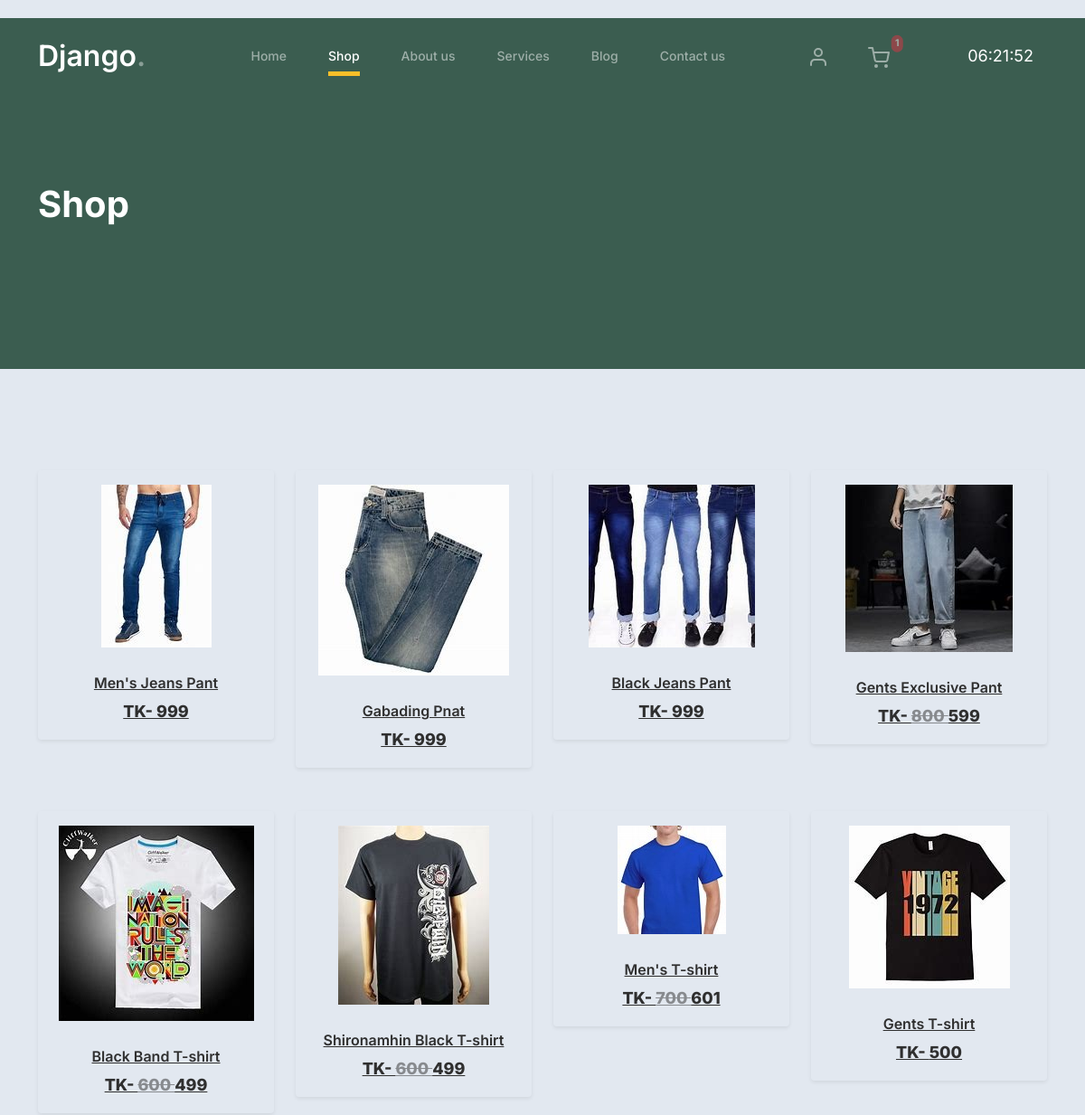
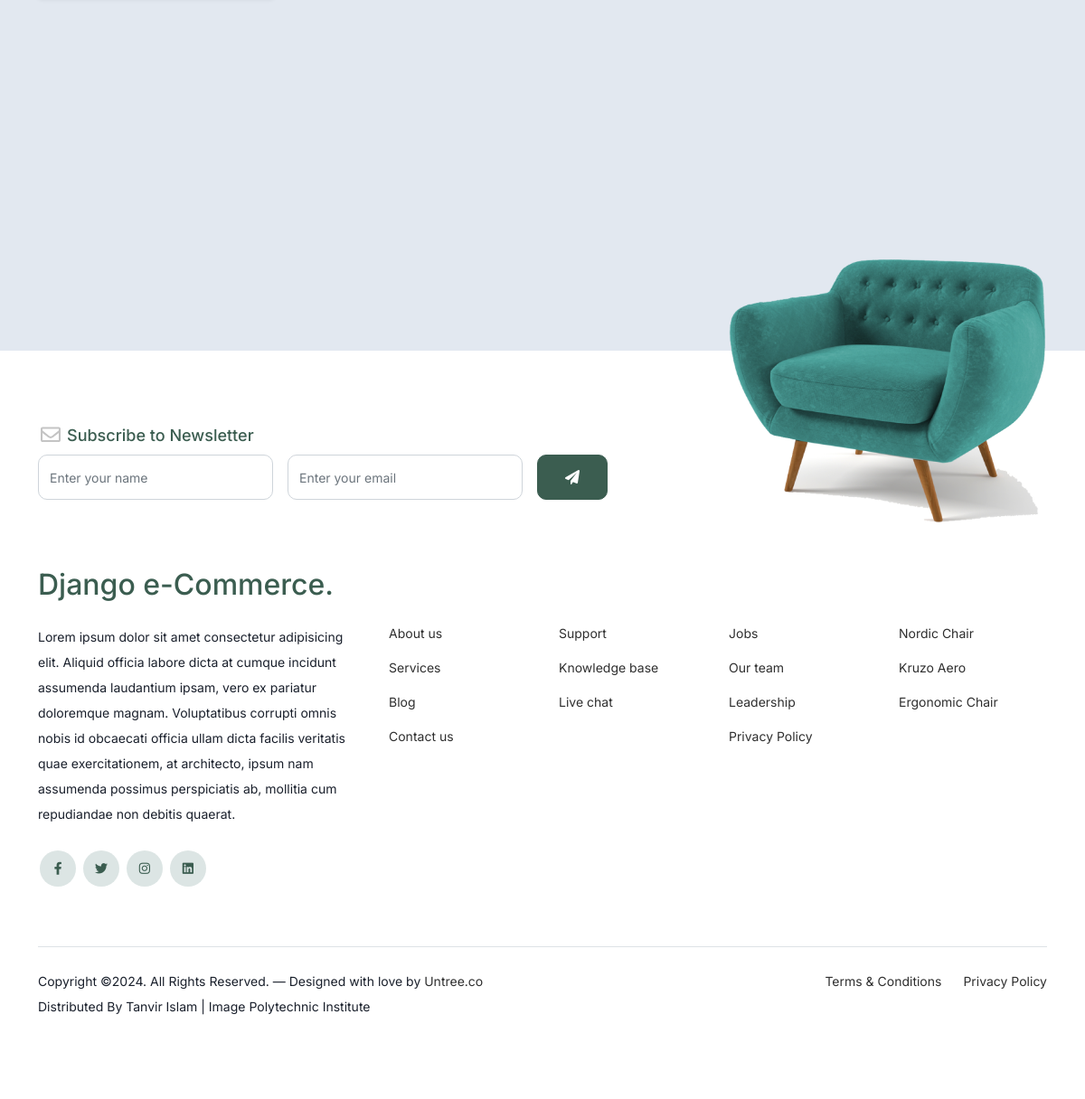
Page /products/shop/ (signed in) on the committed database (2 pictures, top to bottom).
### account/models.py (models this page shows)
class Profile(BaseModel):
    user = models.OneToOneField(User, on_delete=models.CASCADE, related_name='profile')
    is_email_verified = models.BooleanField(default=False)
    email_token = models.CharField(max_length=100, null=True, blank=True)
    profile_image = models.ImageField(upload_to='Profiles')
    def get_cart_counter(self):
        return CartItems.objects.filter(cart__is_paid=False, cart__user=self.user).count()

### product/models.py (models this page shows, shortened)
class Products(BaseModel):
    product_name = models.CharField(max_length=100)
    product_category = models.ForeignKey(Category, on_delete=models.CASCADE, related_name='products')
    product_price = models.IntegerField()
    product_description = models.TextField()
    slug = models.SlugField(unique=True, null=True, blank=True)
    color_variant = models.ManyToManyField(ColorVariants, blank=True)
    size_variant = models.ManyToManyField(SizeVariants, blank=True)
    product_manual_discount = models.IntegerField(default=0, blank=True, null=True)
    discount_price = models.IntegerField(null=True, blank=True)

class ProductImage(BaseModel):
    product = models.ForeignKey(Products, on_delete=models.CASCADE, related_name='product_images')
    images = models.ImageField(upload_to='Products')

### product/views.py (the view)
# urls.py: path('products/', include('product.urls')),
def product(request):
    products = Products.objects.all().order_by('-create_at')
    menual_dis = []
    for product in products:
        menual_dis.append(product.product_manual_discount)
    page = 'Shop | Django e-Com'
    context = {
        'page': page,
        'products':products,
        'products':products,
    }
    return render(request, 'product/product.html', context=context)

### templates/product/product.html (shortened to what this page needs)
{% extends "base/base.html" %}
{% load static %}
{% block start %}
        <div class="hero">
            <div class="container">
                <div class="row justify-content-between">
                    <div class="col-lg-5">
                        <div class="intro-excerpt">
                            <h1>Shop</h1>
                        </div>
                    </div>
                    <div class="col-lg-7">
                    </div>
                </div>
            </div>
        </div>
    <div class="untree_co-section product-section before-footer-section">
        <div class="container">
              <div class="row">
                  {% for product in products %}
                  <div class=" col-12 h-50 col-md-4 col-lg-3 mb-5 mb-md-0">
                      <div class="shadow-sm p-3 mb-5 rounded product-item">
                          <div class="overflow-hidden">
                                <a href="{% url 'detail' product.slug %}">
                                  <img style="max-height: 300px;" src="/media/{{ product.product_images.first.images }}" class="img-fluid product-thumbnail bg-removal" alt="{{ product.name }}">
                                  <h3 class="product-title">{{ product.product_name }}</h3>
                                  <strong class="fw-light">
                                    TK-
                                    {% if product.discount_price %}
                                       <del style="opacity: 50%;"> {{ product.product_price }} </del> {{ product.discount_price }}
                                    {% else %}
                                        {{ product.product_price }}
                                    {% endif %}
                                </strong>
                              </a>
                          </div>
                      </div>
                  </div>
                  {% endfor %}
              </div>
        </div>
    </div>
{% endblock %}

### templates/base/base.html (shortened to what this page needs)
{% load static %}
<!doctype html>
<html lang="en">
<head>
		<link href="{% static 'css/bootstrap.min.css' %}" rel="stylesheet">
		<link href="https://cdnjs.cloudflare.com/ajax/libs/font-awesome/6.0.0-beta3/css/all.min.css" rel="stylesheet">
		<link href="{% static 'css/tiny-slider.css' %}" rel="stylesheet">
		<link href="{% static 'css/style.css' %}" rel="stylesheet">
		<link href="{% static 'css/login.css' %}" rel="stylesheet">
    <link rel="stylesheet" href="{% static 'css/detail.css' %}">
    <link rel="stylesheet" href="{% static 'css/profile.css' %}">
    <link rel="stylesheet" href="{% static 'css/cart.css' %}">
	</head>
	<body>
		<nav class="custom-navbar navbar navbar navbar-expand-md navbar-dark bg-dark" arial-label="Django navigation bar">
			<div class="container">
				<a class="navbar-brand" href="{% url 'home' %}">Django<span>.</span></a>
        <div class="collapse navbar-collapse" id="navbarsFurni">
          <ul class="custom-navbar-nav navbar-nav ms-auto mb-2 mb-md-0">
              <li class="nav-item {% if request.path == '/' %}active{% endif %}">
                <a class="nav-link" href="{% url 'home' %}">Home</a>
              </li>
              <li class="nav-item {% if '/shop/' in request.path %}active{% endif %}">
                  <a class="nav-link" href="{% url 'product' %}">Shop</a>
              </li>
              <li class="nav-item {% if '/about-us/' in request.path %}active{% endif %}">
                  <a class="nav-link" href="{% url 'about' %}">About us</a>
              </li>
              <li class="nav-item {% if '/services/' in request.path %}active{% endif %}">
                  <a class="nav-link" href="{% url 'services' %}">Services</a>
              </li>
              <li class="nav-item {% if '/blog/' in request.path %}active{% endif %}">
                  <a class="nav-link" href="{% url 'blog' %}">Blog</a>
              </li>
              <li class="nav-item {% if '/contact-us/' in request.path %}active{% endif %}">
                <a class="nav-link" href="{% url 'contact' %}">Contact us</a>
            </li>
          </ul>
          <ul class="custom-navbar-nav navbar-nav mb-2 mb-md-0 ms-5">
            {% if user.is_authenticated %}
              {% if user.is_superuser %}
                  <li class="nav-item">
                      <a class="nav-link" href="{% url 'admin:index' %}">
                        <i style="font-size: 50px;" class="fa-brands fa-cpanel"></i>
                      </a>
                  </li>
              {% else %}
                  <li class="nav-item {% if '/profile/' in request.path or '/sign-up/' in request.path %}active{% endif %}">
                      <a class="nav-link" href="{% url 'profile' %}">
                          <img src="{% static 'images/user.svg' %}">
                      </a>
                  </li>
              {% endif %}
          {% else %}
              <li class="nav-item">
                  <a class="nav-link" href="{% url 'login' %}">
                    <img src="{% static 'images/user.svg' %}">
                  </a>
              </li>
          {% endif %}
              <li class="nav-item {% if '/show-cart/' in request.path %}active{% endif %}">
                  <a class="nav-link" href="{% url 'cart' %}">
                    <img src="{% static 'images/cart.svg' %}">
                    {% if request.user.profile.get_cart_counter %}
                    <span style="" class="position-absolute top-5 start-100 translate-middle badge p-1 bg-danger rounded-pill"> {{request.user.profile.get_cart_counter}} </span>
                    {% endif %}
                  </a>
              </li>
          </ul>
            <ul class="custom-navbar-nav navbar-nav mb-2 mb-md-0 ms-5">
                <li class="nav-item">
                    <div id="clock" style="color:white;font-size:18px;">
                    </div>
                </li>
            </ul>
      </div>
		</nav>
{% block start %}{% endblock %}
<footer class="footer-section" style="margin-top: 150px;">
  <div class="container relative">
    <div class="sofa-img">
      <img src="{% static 'images/sofa.png' %}" alt="Image" class="img-fluid">
    </div>
    <div class="row">
      <div class="col-lg-8">
        <div class="subscription-form">
          <h3 class="d-flex align-items-center"><span class="me-1"><img src="{% static 'images/envelope-outline.svg' %}" alt="Image" class="img-fluid"></span><span>Subscribe to Newsletter</span></h3>
          <form action="#" class="row g-3">
            <div class="col-auto">
              <input type="text" class="form-control" placeholder="Enter your name">
            </div>
            <div class="col-auto">
              <input type="email" class="form-control" placeholder="Enter your email">
            </div>
            <div class="col-auto">
              <button class="btn btn-primary">
                <span class="fa fa-paper-plane"></span>
              </button>
            </div>
          </form>
        </div>
      </div>
    </div>
    <div class="row g-5 mb-5">
      <div class="col-lg-4">
        <div class="mb-4 footer-logo-wrap"><a href="#" class="footer-logo">Django e-Commerce<span>.</span></a></div>
        <p class="mb-4">Lorem ipsum dolor sit amet consectetur adipisicing elit. Aliquid officia labore dicta at cumque incidunt assumenda laudantium ipsam, vero ex pariatur doloremque magnam. Voluptatibus corrupti omnis nobis id obcaecati officia ullam dicta facilis veritatis quae exercitationem, at architecto, ipsum nam assumenda possimus perspiciatis ab, mollitia cum repudiandae non debitis quaerat.</p>
        <ul class="list-unstyled custom-social">
          <li><a href="#"><span class="fa fa-brands fa-facebook-f"></span></a></li>
          <li><a href="#"><span class="fa fa-brands fa-twitter"></span></a></li>
          <li><a href="#"><span class="fa fa-brands fa-instagram"></span></a></li>
          <li><a href="#"><span class="fa fa-brands fa-linkedin"></span></a></li>
        </ul>
      </div>
      <div class="col-lg-8">
        <div class="row links-wrap">
          <div class="col-6 col-sm-6 col-md-3">
            <ul class="list-unstyled">
              <li><a href="#">About us</a></li>
              <li><a href="#">Services</a></li>
              <li><a href="#">Blog</a></li>
              <li><a href="#">Contact us</a></li>
            </ul>
          </div>
          <div class="col-6 col-sm-6 col-md-3">
            <ul class="list-unstyled">
              <li><a href="#">Support</a></li>
              <li><a href="#">Knowledge base</a></li>
              <li><a href="#">Live chat</a></li>
            </ul>
          </div>
          <div class="col-6 col-sm-6 col-md-3">
            <ul class="list-unstyled">
              <li><a href="#">Jobs</a></li>
              <li><a href="#">Our team</a></li>
              <li><a href="#">Leadership</a></li>
              <li><a href="#">Privacy Policy</a></li>
            </ul>
          </div>
          <div class="col-6 col-sm-6 col-md-3">
            <ul class="list-unstyled">
              <li><a href="#">Nordic Chair</a></li>
              <li><a href="#">Kruzo Aero</a></li>
              <li><a href="#">Ergonomic Chair</a></li>
            </ul>
          </div>
        </div>
      </div>
    </div>
    <div class="border-top copyright">
      <div class="row pt-4">
        <div class="col-lg-6">
          <p class="mb-2 text-center text-lg-start">Copyright &copy;. All Rights Reserved. &mdash; Designed with love by <a href="https://untree.co">Untree.co</a> Distributed By <a hreff="https://facebook.com/titanvir01">Tanvir Islam | Image Polytechnic Institute</a>
        </p>
        </div>
        <div class="col-lg-6 text-center text-lg-end">
          <ul class="list-unstyled d-inline-flex ms-auto">
            <li class="me-4"><a href="#">Terms &amp; Conditions</a></li>
            <li><a href="#">Privacy Policy</a></li>
          </ul>
        </div>
      </div>
    </div>
  </div>
</footer>
</body>
</html>

### static/css/login.css (style rules this page uses)
.relative { position: relative; }

### static/css/profile.css (style rules this page uses)
body { margin-top:20px; color: #1a202c; text-align: left; background-color: #e2e8f0; }

### rows in the picture
Products: product_images.first.images (picture), product_name "Men's Jeans Pant", product_price "999"
Products: product_images.first.images (picture), product_name "Gabading Pnat", product_price "999"
Products: product_images.first.images (picture), product_name "Black Jeans Pant", product_price "999"
Products: product_images.first.images (picture), product_name "Gents Exclusive Pant", product_price "800", discount_price "599"
Products: product_images.first.images (picture), product_name "Black Band T-shirt", product_price "600", discount_price "499"
Products: product_images.first.images (picture), product_name "Shironamhin Black T-shirt", product_price "600", discount_price "499"
Products: product_images.first.images (picture), product_name "Men's T-shirt", product_price "700", discount_price "601"
Products: product_images.first.images (picture), product_name "Gents T-shirt", product_price "500"

### other values in the picture
{{ request.user.profile.get_cart_counter }} "1"
